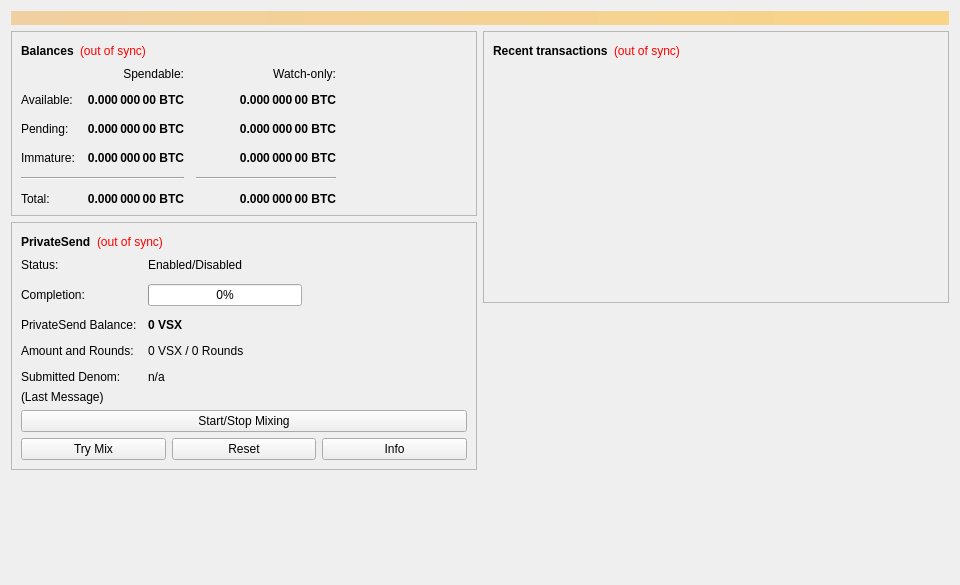
<?xml version="1.0" encoding="UTF-8"?>
<ui version="4.0">
 <class>OverviewPage</class>
 <widget class="QWidget" name="OverviewPage">
  <property name="geometry">
   <rect>
    <x>0</x>
    <y>0</y>
    <width>960</width>
    <height>585</height>
   </rect>
  </property>
  <property name="minimumSize">
   <size>
    <width>960</width>
    <height>0</height>
   </size>
  </property>
  <property name="windowTitle">
   <string>Form</string>
  </property>
  <layout class="QVBoxLayout" name="topLayout">
   <item>
    <widget class="QLabel" name="labelAlerts">
     <property name="visible">
      <bool>false</bool>
     </property>
     <property name="styleSheet">
      <string notr="true">background-color: qlineargradient(x1: 0, y1: 0, x2: 1, y2: 0, stop:0 #F0D0A0, stop:1 #F8D488); color:#000000;</string>
     </property>
     <property name="wordWrap">
      <bool>true</bool>
     </property>
     <property name="margin">
      <number>3</number>
     </property>
    </widget>
   </item>
   <item>
    <layout class="QHBoxLayout" name="horizontalLayout" stretch="1,1">
     <item>
      <layout class="QVBoxLayout" name="verticalLayout_2">
       <item>
        <widget class="QFrame" name="frame">
         <property name="frameShape">
          <enum>QFrame::StyledPanel</enum>
         </property>
         <property name="frameShadow">
          <enum>QFrame::Raised</enum>
         </property>
         <layout class="QVBoxLayout" name="verticalLayout_4">
          <item>
           <layout class="QHBoxLayout" name="horizontalLayout_4">
            <item>
             <widget class="QLabel" name="label_5">
              <property name="font">
               <font>
                <weight>75</weight>
                <bold>true</bold>
               </font>
              </property>
              <property name="text">
               <string>Balances</string>
              </property>
             </widget>
            </item>
            <item>
             <widget class="QLabel" name="labelWalletStatus">
              <property name="toolTip">
               <string>The displayed information may be out of date. Your wallet automatically synchronizes with the VisionX network after a connection is established, but this process has not completed yet.</string>
              </property>
              <property name="styleSheet">
               <string notr="true">QLabel { color: red; }</string>
              </property>
              <property name="text">
               <string notr="true">(out of sync)</string>
              </property>
              <property name="alignment">
               <set>Qt::AlignLeading|Qt::AlignLeft|Qt::AlignVCenter</set>
              </property>
             </widget>
            </item>
            <item>
             <spacer name="horizontalSpacer_3">
              <property name="orientation">
               <enum>Qt::Horizontal</enum>
              </property>
              <property name="sizeHint" stdset="0">
               <size>
                <width>40</width>
                <height>20</height>
               </size>
              </property>
             </spacer>
            </item>
           </layout>
          </item>
          <item>
           <layout class="QGridLayout" name="gridLayout">
            <property name="spacing">
             <number>12</number>
            </property>
            <item row="2" column="2">
             <widget class="QLabel" name="labelWatchPending">
              <property name="font">
               <font>
                <weight>75</weight>
                <bold>true</bold>
               </font>
              </property>
              <property name="cursor">
               <cursorShape>IBeamCursor</cursorShape>
              </property>
              <property name="toolTip">
               <string>Unconfirmed transactions to watch-only addresses</string>
              </property>
              <property name="text">
               <string notr="true">0.000 000 00 BTC</string>
              </property>
              <property name="alignment">
               <set>Qt::AlignRight|Qt::AlignTrailing|Qt::AlignVCenter</set>
              </property>
              <property name="textInteractionFlags">
               <set>Qt::LinksAccessibleByMouse|Qt::TextSelectableByKeyboard|Qt::TextSelectableByMouse</set>
              </property>
             </widget>
            </item>
            <item row="2" column="1">
             <widget class="QLabel" name="labelUnconfirmed">
              <property name="font">
               <font>
                <weight>75</weight>
                <bold>true</bold>
               </font>
              </property>
              <property name="cursor">
               <cursorShape>IBeamCursor</cursorShape>
              </property>
              <property name="toolTip">
               <string>Total of transactions that have yet to be confirmed, and do not yet count toward the spendable balance</string>
              </property>
              <property name="text">
               <string notr="true">0.000 000 00 BTC</string>
              </property>
              <property name="alignment">
               <set>Qt::AlignRight|Qt::AlignTrailing|Qt::AlignVCenter</set>
              </property>
              <property name="textInteractionFlags">
               <set>Qt::LinksAccessibleByMouse|Qt::TextSelectableByKeyboard|Qt::TextSelectableByMouse</set>
              </property>
             </widget>
            </item>
            <item row="3" column="2">
             <widget class="QLabel" name="labelWatchImmature">
              <property name="font">
               <font>
                <weight>75</weight>
                <bold>true</bold>
               </font>
              </property>
              <property name="cursor">
               <cursorShape>IBeamCursor</cursorShape>
              </property>
              <property name="toolTip">
               <string>Mined balance in watch-only addresses that has not yet matured</string>
              </property>
              <property name="text">
               <string notr="true">0.000 000 00 BTC</string>
              </property>
              <property name="alignment">
               <set>Qt::AlignRight|Qt::AlignTrailing|Qt::AlignVCenter</set>
              </property>
              <property name="textInteractionFlags">
               <set>Qt::LinksAccessibleByMouse|Qt::TextSelectableByKeyboard|Qt::TextSelectableByMouse</set>
              </property>
             </widget>
            </item>
            <item row="4" column="0" colspan="2">
             <widget class="Line" name="lineSpendableBalance">
              <property name="orientation">
               <enum>Qt::Horizontal</enum>
              </property>
             </widget>
            </item>
            <item row="4" column="2">
             <widget class="Line" name="lineWatchBalance">
              <property name="sizePolicy">
               <sizepolicy hsizetype="Preferred" vsizetype="Fixed">
                <horstretch>0</horstretch>
                <verstretch>0</verstretch>
               </sizepolicy>
              </property>
              <property name="minimumSize">
               <size>
                <width>140</width>
                <height>0</height>
               </size>
              </property>
              <property name="orientation">
               <enum>Qt::Horizontal</enum>
              </property>
             </widget>
            </item>
            <item row="5" column="0">
             <widget class="QLabel" name="labelTotalText">
              <property name="text">
               <string>Total:</string>
              </property>
             </widget>
            </item>
            <item row="3" column="1">
             <widget class="QLabel" name="labelImmature">
              <property name="font">
               <font>
                <weight>75</weight>
                <bold>true</bold>
               </font>
              </property>
              <property name="cursor">
               <cursorShape>IBeamCursor</cursorShape>
              </property>
              <property name="toolTip">
               <string>Mined balance that has not yet matured</string>
              </property>
              <property name="text">
               <string notr="true">0.000 000 00 BTC</string>
              </property>
              <property name="alignment">
               <set>Qt::AlignRight|Qt::AlignTrailing|Qt::AlignVCenter</set>
              </property>
              <property name="textInteractionFlags">
               <set>Qt::LinksAccessibleByMouse|Qt::TextSelectableByKeyboard|Qt::TextSelectableByMouse</set>
              </property>
             </widget>
            </item>
            <item row="2" column="3">
             <spacer name="horizontalSpacer_2">
              <property name="orientation">
               <enum>Qt::Horizontal</enum>
              </property>
              <property name="sizeHint" stdset="0">
               <size>
                <width>40</width>
                <height>20</height>
               </size>
              </property>
             </spacer>
            </item>
            <item row="3" column="0">
             <widget class="QLabel" name="labelImmatureText">
              <property name="text">
               <string>Immature:</string>
              </property>
             </widget>
            </item>
            <item row="5" column="1">
             <widget class="QLabel" name="labelTotal">
              <property name="font">
               <font>
                <weight>75</weight>
                <bold>true</bold>
               </font>
              </property>
              <property name="cursor">
               <cursorShape>IBeamCursor</cursorShape>
              </property>
              <property name="toolTip">
               <string>Your current total balance</string>
              </property>
              <property name="text">
               <string notr="true">0.000 000 00 BTC</string>
              </property>
              <property name="alignment">
               <set>Qt::AlignRight|Qt::AlignTrailing|Qt::AlignVCenter</set>
              </property>
              <property name="textInteractionFlags">
               <set>Qt::LinksAccessibleByMouse|Qt::TextSelectableByKeyboard|Qt::TextSelectableByMouse</set>
              </property>
             </widget>
            </item>
            <item row="5" column="2">
             <widget class="QLabel" name="labelWatchTotal">
              <property name="font">
               <font>
                <weight>75</weight>
                <bold>true</bold>
               </font>
              </property>
              <property name="cursor">
               <cursorShape>IBeamCursor</cursorShape>
              </property>
              <property name="toolTip">
               <string>Current total balance in watch-only addresses</string>
              </property>
              <property name="text">
               <string notr="true">0.000 000 00 BTC</string>
              </property>
              <property name="alignment">
               <set>Qt::AlignRight|Qt::AlignTrailing|Qt::AlignVCenter</set>
              </property>
              <property name="textInteractionFlags">
               <set>Qt::LinksAccessibleByMouse|Qt::TextSelectableByKeyboard|Qt::TextSelectableByMouse</set>
              </property>
             </widget>
            </item>
            <item row="0" column="2">
             <widget class="QLabel" name="labelWatchonly">
              <property name="text">
               <string>Watch-only:</string>
              </property>
              <property name="alignment">
               <set>Qt::AlignRight|Qt::AlignTrailing|Qt::AlignVCenter</set>
              </property>
             </widget>
            </item>
            <item row="1" column="0">
             <widget class="QLabel" name="labelBalanceText">
              <property name="text">
               <string>Available:</string>
              </property>
             </widget>
            </item>
            <item row="1" column="1">
             <widget class="QLabel" name="labelBalance">
              <property name="font">
               <font>
                <weight>75</weight>
                <bold>true</bold>
               </font>
              </property>
              <property name="cursor">
               <cursorShape>IBeamCursor</cursorShape>
              </property>
              <property name="toolTip">
               <string>Your current spendable balance</string>
              </property>
              <property name="text">
               <string notr="true">0.000 000 00 BTC</string>
              </property>
              <property name="alignment">
               <set>Qt::AlignRight|Qt::AlignTrailing|Qt::AlignVCenter</set>
              </property>
              <property name="textInteractionFlags">
               <set>Qt::LinksAccessibleByMouse|Qt::TextSelectableByKeyboard|Qt::TextSelectableByMouse</set>
              </property>
             </widget>
            </item>
            <item row="1" column="2">
             <widget class="QLabel" name="labelWatchAvailable">
              <property name="font">
               <font>
                <weight>75</weight>
                <bold>true</bold>
               </font>
              </property>
              <property name="cursor">
               <cursorShape>IBeamCursor</cursorShape>
              </property>
              <property name="toolTip">
               <string>Your current balance in watch-only addresses</string>
              </property>
              <property name="text">
               <string notr="true">0.000 000 00 BTC</string>
              </property>
              <property name="alignment">
               <set>Qt::AlignRight|Qt::AlignTrailing|Qt::AlignVCenter</set>
              </property>
              <property name="textInteractionFlags">
               <set>Qt::LinksAccessibleByMouse|Qt::TextSelectableByKeyboard|Qt::TextSelectableByMouse</set>
              </property>
             </widget>
            </item>
            <item row="2" column="0">
             <widget class="QLabel" name="labelPendingText">
              <property name="text">
               <string>Pending:</string>
              </property>
             </widget>
            </item>
            <item row="0" column="1">
             <widget class="QLabel" name="labelSpendable">
              <property name="text">
               <string>Spendable:</string>
              </property>
              <property name="alignment">
               <set>Qt::AlignRight|Qt::AlignTrailing|Qt::AlignVCenter</set>
              </property>
             </widget>
            </item>
           </layout>
          </item>
         </layout>
        </widget>
       </item>
       <item>
        <widget class="QFrame" name="framePrivateSend">
         <property name="layoutDirection">
          <enum>Qt::LeftToRight</enum>
         </property>
         <property name="frameShape">
          <enum>QFrame::StyledPanel</enum>
         </property>
         <property name="frameShadow">
          <enum>QFrame::Raised</enum>
         </property>
         <layout class="QVBoxLayout" name="VerticalLayout_PS1">
          <item>
           <layout class="QHBoxLayout" name="horizontalLayout_5">
            <item>
             <widget class="QLabel" name="labelPrivateSendHeader">
              <property name="font">
               <font>
                <weight>75</weight>
                <bold>true</bold>
               </font>
              </property>
              <property name="text">
               <string>PrivateSend</string>
              </property>
             </widget>
            </item>
            <item>
             <widget class="QLabel" name="labelPrivateSendSyncStatus">
              <property name="toolTip">
               <string>The displayed information may be out of date. Your wallet automatically synchronizes with the VisionX network after a connection is established, but this process has not completed yet.</string>
              </property>
              <property name="styleSheet">
               <string notr="true">QLabel { color: red; }</string>
              </property>
              <property name="text">
               <string notr="true">(out of sync)</string>
              </property>
              <property name="alignment">
               <set>Qt::AlignLeading|Qt::AlignLeft|Qt::AlignVCenter</set>
              </property>
             </widget>
            </item>
            <item>
             <spacer name="horizontalSpacer_4">
              <property name="orientation">
               <enum>Qt::Horizontal</enum>
              </property>
              <property name="sizeHint" stdset="0">
               <size>
                <width>40</width>
                <height>20</height>
               </size>
              </property>
             </spacer>
            </item>
           </layout>
          </item>
          <item>
           <layout class="QFormLayout" name="privateSendFormLayout">
            <property name="fieldGrowthPolicy">
             <enum>QFormLayout::AllNonFixedFieldsGrow</enum>
            </property>
            <property name="horizontalSpacing">
             <number>11</number>
            </property>
            <property name="verticalSpacing">
             <number>12</number>
            </property>
            <item row="0" column="0">
             <widget class="QLabel" name="labelPrivateSendEnabledText">
              <property name="text">
               <string>Status:</string>
              </property>
             </widget>
            </item>
            <item row="0" column="1">
             <widget class="QLabel" name="labelPrivateSendEnabled">
              <property name="text">
               <string>Enabled/Disabled</string>
              </property>
             </widget>
            </item>
            <item row="1" column="0">
             <widget class="QLabel" name="labelCompletitionText">
              <property name="text">
               <string>Completion:</string>
              </property>
             </widget>
            </item>
            <item row="1" column="1">
             <widget class="QProgressBar" name="privateSendProgress">
              <property name="maximumSize">
               <size>
                <width>154</width>
                <height>16777215</height>
               </size>
              </property>
              <property name="value">
               <number>0</number>
              </property>
             </widget>
            </item>
            <item row="2" column="0">
             <widget class="QLabel" name="labelAnonymizedText">
              <property name="text">
               <string>PrivateSend Balance:</string>
              </property>
             </widget>
            </item>
            <item row="2" column="1">
             <widget class="QLabel" name="labelAnonymized">
              <property name="font">
               <font>
                <weight>75</weight>
                <bold>true</bold>
               </font>
              </property>
              <property name="text">
               <string notr="true">0 VSX</string>
              </property>
             </widget>
            </item>
            <item row="3" column="0">
             <widget class="QLabel" name="labelAmountAndRoundsText">
              <property name="text">
               <string>Amount and Rounds:</string>
              </property>
             </widget>
            </item>
            <item row="3" column="1">
             <widget class="QLabel" name="labelAmountRounds">
              <property name="text">
               <string>0 VSX / 0 Rounds</string>
              </property>
             </widget>
            </item>
            <item row="4" column="0">
             <widget class="QLabel" name="labelSubmittedDenomText">
              <property name="text">
               <string>Submitted Denom:</string>
              </property>
             </widget>
            </item>
            <item row="4" column="1">
             <widget class="QLabel" name="labelSubmittedDenom">
              <property name="toolTip">
               <string>The denominations you submitted to the Masternode.&lt;br&gt;To mix, other users must submit the exact same denominations.</string>
              </property>
              <property name="text">
               <string>n/a</string>
              </property>
             </widget>
            </item>
           </layout>
          </item>
          <item>
           <layout class="QVBoxLayout" name="VerticalLayout_PS">
            <item>
             <widget class="QLabel" name="labelPrivateSendLastMessage">
              <property name="text">
               <string>(Last Message)</string>
              </property>
              <property name="alignment">
               <set>Qt::AlignLeading|Qt::AlignLeft|Qt::AlignTop</set>
              </property>
              <property name="wordWrap">
               <bool>true</bool>
              </property>
             </widget>
            </item>
            <item>
             <widget class="QPushButton" name="togglePrivateSend">
              <property name="sizePolicy">
               <sizepolicy hsizetype="MinimumExpanding" vsizetype="Fixed">
                <horstretch>0</horstretch>
                <verstretch>0</verstretch>
               </sizepolicy>
              </property>
              <property name="text">
               <string>Start/Stop Mixing</string>
              </property>
             </widget>
            </item>
            <item>
             <layout class="QHBoxLayout" name="horizontalLayout_debugbuttons">
              <item>
               <widget class="QPushButton" name="privateSendAuto">
                <property name="sizePolicy">
                 <sizepolicy hsizetype="MinimumExpanding" vsizetype="Fixed">
                  <horstretch>0</horstretch>
                  <verstretch>0</verstretch>
                 </sizepolicy>
                </property>
                <property name="toolTip">
                 <string>Try to manually submit a PrivateSend request.</string>
                </property>
                <property name="text">
                 <string>Try Mix</string>
                </property>
               </widget>
              </item>
              <item>
               <widget class="QPushButton" name="privateSendReset">
                <property name="sizePolicy">
                 <sizepolicy hsizetype="MinimumExpanding" vsizetype="Fixed">
                  <horstretch>0</horstretch>
                  <verstretch>0</verstretch>
                 </sizepolicy>
                </property>
                <property name="toolTip">
                 <string>Reset the current status of PrivateSend (can interrupt PrivateSend if it's in the process of Mixing, which can cost you money!)</string>
                </property>
                <property name="autoFillBackground">
                 <bool>false</bool>
                </property>
                <property name="text">
                 <string>Reset</string>
                </property>
               </widget>
              </item>
              <item>
               <widget class="QPushButton" name="privateSendInfo">
                <property name="sizePolicy">
                 <sizepolicy hsizetype="MinimumExpanding" vsizetype="Fixed">
                  <horstretch>0</horstretch>
                  <verstretch>0</verstretch>
                 </sizepolicy>
                </property>
                <property name="toolTip">
                 <string>Information about PrivateSend and Mixing</string>
                </property>
                <property name="text">
                 <string>Info</string>
                </property>
               </widget>
              </item>
             </layout>
            </item>
           </layout>
          </item>
         </layout>
        </widget>
       </item>
       <item>
        <spacer name="verticalSpacer">
         <property name="orientation">
          <enum>Qt::Vertical</enum>
         </property>
         <property name="sizeHint" stdset="0">
          <size>
           <width>20</width>
           <height>40</height>
          </size>
         </property>
        </spacer>
       </item>
      </layout>
     </item>
     <item>
      <layout class="QVBoxLayout" name="verticalLayout_3">
       <item>
        <widget class="QFrame" name="frame_2">
         <property name="frameShape">
          <enum>QFrame::StyledPanel</enum>
         </property>
         <property name="frameShadow">
          <enum>QFrame::Raised</enum>
         </property>
         <layout class="QVBoxLayout" name="verticalLayout">
          <item>
           <layout class="QHBoxLayout" name="horizontalLayout_2">
            <item>
             <widget class="QLabel" name="label_4">
              <property name="font">
               <font>
                <weight>75</weight>
                <bold>true</bold>
               </font>
              </property>
              <property name="text">
               <string>Recent transactions</string>
              </property>
             </widget>
            </item>
            <item>
             <widget class="QLabel" name="labelTransactionsStatus">
              <property name="toolTip">
               <string>The displayed information may be out of date. Your wallet automatically synchronizes with the VisionX network after a connection is established, but this process has not completed yet.</string>
              </property>
              <property name="styleSheet">
               <string notr="true">QLabel { color: red; }</string>
              </property>
              <property name="text">
               <string notr="true">(out of sync)</string>
              </property>
              <property name="alignment">
               <set>Qt::AlignLeading|Qt::AlignLeft|Qt::AlignVCenter</set>
              </property>
             </widget>
            </item>
            <item>
             <spacer name="horizontalSpacer">
              <property name="orientation">
               <enum>Qt::Horizontal</enum>
              </property>
              <property name="sizeHint" stdset="0">
               <size>
                <width>40</width>
                <height>20</height>
               </size>
              </property>
             </spacer>
            </item>
           </layout>
          </item>
          <item>
           <widget class="QListView" name="listTransactions">
            <property name="styleSheet">
             <string notr="true">QListView { background: transparent; }</string>
            </property>
            <property name="frameShape">
             <enum>QFrame::NoFrame</enum>
            </property>
            <property name="verticalScrollBarPolicy">
             <enum>Qt::ScrollBarAlwaysOff</enum>
            </property>
            <property name="horizontalScrollBarPolicy">
             <enum>Qt::ScrollBarAlwaysOff</enum>
            </property>
            <property name="selectionMode">
             <enum>QAbstractItemView::NoSelection</enum>
            </property>
           </widget>
          </item>
         </layout>
        </widget>
       </item>
       <item>
        <spacer name="verticalSpacer_2">
         <property name="orientation">
          <enum>Qt::Vertical</enum>
         </property>
         <property name="sizeHint" stdset="0">
          <size>
           <width>20</width>
           <height>40</height>
          </size>
         </property>
        </spacer>
       </item>
      </layout>
     </item>
    </layout>
   </item>
  </layout>
 </widget>
 <resources/>
 <connections/>
</ui>
